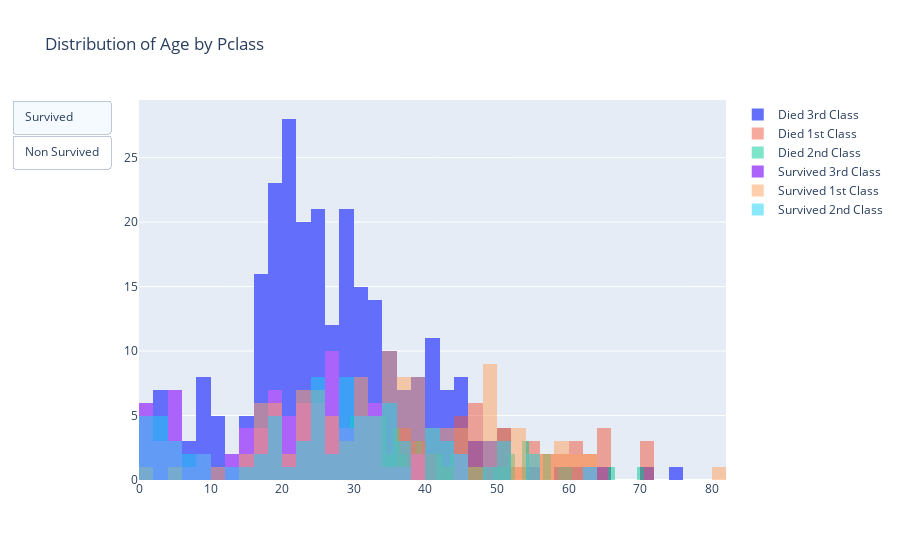

Notebook code cell kept with this figure:
### Code cell
#defining graph objects
x_pclass3_nonsurvived = df[df['Pclass']==3][df['Survived']==0]['Age']
x_pclass1_nonsurvived = df[df['Pclass']==1][df['Survived']==0]['Age']
x_pclass2_nonsurvived = df[df['Pclass']==2][df['Survived']==0]['Age']
x_pclass3_survived = df[df['Pclass']==3][df['Survived']==1]['Age']
x_pclass1_survived = df[df['Pclass']==1][df['Survived']==1]['Age']
x_pclass2_survived = df[df['Pclass']==2][df['Survived']==1]['Age']
#defining data
data=[go.Histogram(x=x_pclass3_nonsurvived,name='Died 3rd Class',nbinsx=60),go.Histogram(x=x_pclass1_nonsurvived,name='Died 1st Class',opacity = .5,nbinsx=60),go.Histogram(x=x_pclass2_nonsurvived,name='Died 2nd Class',opacity = .5,nbinsx=60),go.Histogram(x=x_pclass3_survived,name='Survived 3rd Class',nbinsx=60),go.Histogram(x=x_pclass1_survived,name='Survived 1st Class',opacity = .5,nbinsx=60),go.Histogram(x=x_pclass2_survived,name='Survived 2nd Class',opacity = .5,nbinsx=60)]
#defining layout
layout=go.Layout(title='Distribution of Age by Pclass',updatemenus=list([dict(buttons= list_updatemenus,type = 'buttons')]),barmode='overlay')
#defining layout and plotting
fig = go.Figure(data,layout)
iplot(fig)

### Figure 1 — Plotly figure (JSON) as saved in the notebook; plotly's stock layout.template omitted (floating-point values rounded to 4 significant figures; data arrays with more than 128 entries replaced by an {"elided": "..."} marker saying what was removed)
{"data": [{"name": "Died 3rd Class", "nbinsx": 60, "type": "histogram", "x": {"elided": "372 float values"}}, {"name": "Died 1st Class", "nbinsx": 60, "opacity": 0.5, "type": "histogram", "x": [54, 19, 40, 28, 42, 65, 45, null, 28, 46, 71, 21, 47, 24, 54, 37, 24, 51, null, 61, 56, 50, null, 44, 62, 52, 40, null, 37, null, null, 2, 45.5, 38, 29, 45, null, 22, 27, 50, 64, 30, 65, 47, 56, null, 58, 55, 71, 25, 18, 47, null, 45, 50, 64, 62, null, 36, null, 61, null, 58, 47, 31, 60, 49, null, 36, 70, 19, null, 29, 46, null, 39, null, 38, 31, 33]}, {"name": "Died 2nd Class", "nbinsx": 60, "opacity": 0.5, "type": "histogram", "x": [35, 66, 27, 32, 21, 34, 29, 21, 32.5, 25, 23, 18, 19, 36.5, 42, 51, 30, null, 19, 24, 30, 42, 30, 27, 18, 59, 24, 44, 19, 33, 29, 54, 36, null, 36, 30, 26, 43, 54, 28, 25, 36, 38, 29, 18, 46, 23, 34, null, 30, 31, 36, 48, null, 34, null, 23, 27, 28, 54, 47, 37, 26, 57, 31, 24, 23, 32, 25, 70, null, 60, 25, 52, 39, 52, 34, 50, 25, null, 23, 23, 18, 57, 16, 39, 34, 39, 35, 31, 16, 28, 44, 21, 24, 28, 27]}, {"name": "Survived 3rd Class", "nbinsx": 60, "type": "histogram", "x": [26, 27, 4, null, 15, 38, null, null, null, 14, 19, null, null, 17, 32, 30, 29, null, 33, 21, null, null, 12, 24, null, 22, 24, 27, 16, 9, 1, 4, null, 19, null, 18, 26, 16, 27, 16, 5, null, 29, 3, 25, 25, null, 35, 19, 30, 22, null, null, 26, 31, null, 45, null, 3, null, null, null, null, 22, 1, 21, 24, 39, 44, 32, null, null, 5, 29, 0.75, 2, 63, 9, 26, 29, null, 22, 22, 36, 32, null, 32, null, 20, null, 0.75, 23, null, 20, 18, 4, null, null, null, null, 31, 6, 20, 5, 13, 18, 1, 31, 0.42, 27, 27, 27, null, 15, 32, 18, 24, 4, 15]}, {"name": "Survived 1st Class", "nbinsx": 60, "opacity": 0.5, "type": "histogram", "x": {"elided": "136 float values"}}, {"name": "Survived 2nd Class", "nbinsx": 60, "opacity": 0.5, "type": "histogram", "x": [14, 55, null, 34, 3, 29, 21, 5, 29, 0.83, 17, 34, 32.5, 29, 40, 1, 32, 3, 35, 19, 8, 24, 50, 41, 42, null, 24, 30, 22, 36, 2, 24, 40, 36, 17, 28, 3, 34, 18, 28, 19, 42, 24, 45, 28, 13, 50, 33, 23, 33, 34, 36, 50, 2, 7, 32, 19, null, 8, 62, 34, 25, null, 24, 22, 24, 4, 28, 18, 40, 31, 45, 27, 6, 30, 30, 4, 48, 0.67, 54, 31, 1, 0.83, 42, 27, 28, 25]}], "layout": {"barmode": "overlay", "title": {"text": "Distribution of Age by Pclass"}, "updatemenus": [{"buttons": [{"args": [{"visible": [false, false, false, true, true, true]}, {"title": "Distribution of Age for Survived Passengers"}], "label": "Survived", "method": "update"}, {"args": [{"visible": [true, true, true, false, false, false]}, {"title": "Distribution of Age for Non-Survived Passengers"}], "label": "Non Survived", "method": "update"}], "type": "buttons"}]}}
